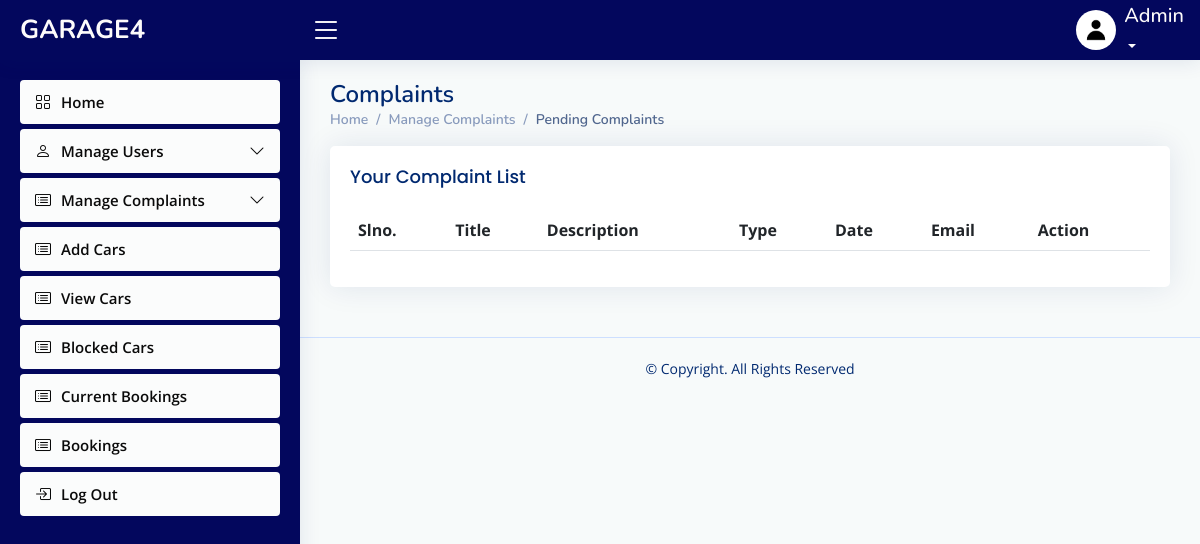
Before: /admin/pendingcomplaint.php with the older database file.
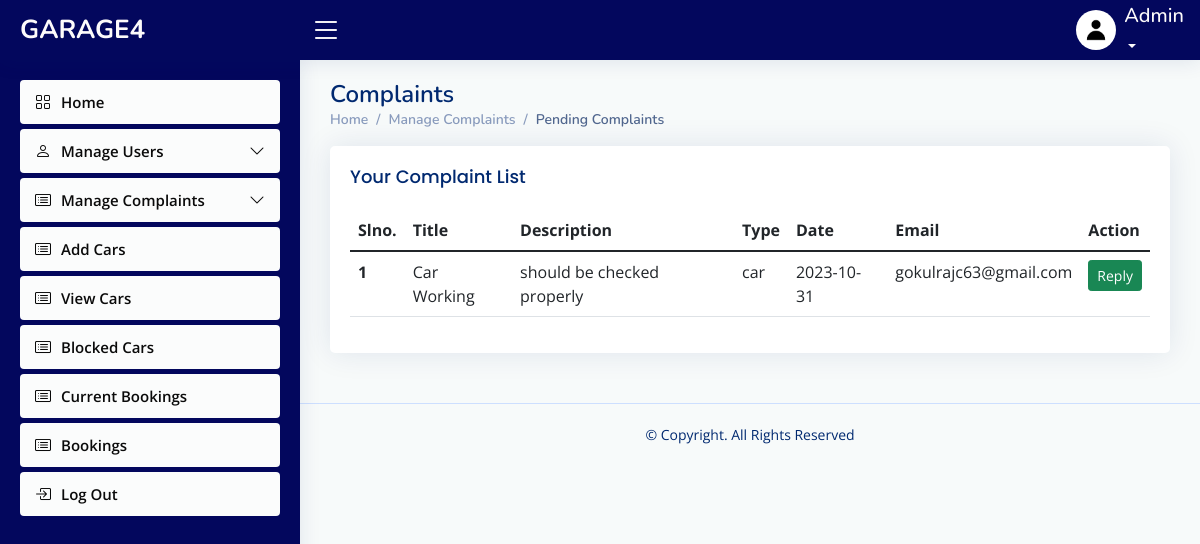
After: the same page with the newer database file.
### tables this page shows
CREATE TABLE `complaint` (
  `complaint_id` int(30) NOT NULL,
  `title` varchar(40) NOT NULL,
  `description` varchar(200) NOT NULL,
  `type` varchar(10) NOT NULL,
  `date` date NOT NULL,
  `email_id` varchar(50) NOT NULL,
  `reply` varchar(10) NOT NULL,
  `message` varchar(60) NOT NULL
);

### connect.php (called while the page is built, shortened)
<?php
$dbname="garage4";
$conn=mysqli_connect("localhost","root","",$dbname);
function select_data($sql)
{
  global $conn;
  $res = mysqli_query($conn, $sql);
  if ($res)
    return $res;
  else
    return False;
}
?>

### admin/pendingcomplaint.php (the view, shortened to what this page needs)
<?php
include("header.php");
?>
  <main id="main" class="main">
    <div class="pagetitle">
      <h1>Complaints</h1>
      <nav>
        <ol class="breadcrumb">
          <li class="breadcrumb-item"><a href="activeuser.php">Home</a></li>
          <li class="breadcrumb-item">Manage Complaints</a></li>
          <li class="breadcrumb-item active">Pending Complaints</li>
        </ol>
      </nav>
    </div>
    <div class="card">
          <div class="card-body">
            <h5 class="card-title">
            Your Complaint List
            </h5>
    <section class="section dashboard">
      <div class="row">
      <section class="section">
      <div class="row">
        <div class="col-lg-12">
              <table class="table datatable">
                <thead>
                  <tr>
                    <th scope="col">Slno.</th>
                    <th scope="col">Title</th>
                    <th scope="col">Description</th>
                    <th scope="col">Type</th>
                    <th scope="col">Date</th>
                    <th scope="col">Email</th>
                    <th scope="col">Action</th>
                  </tr>
                </thead>
                <tbody>
                <?php
               $sql = "SELECT * FROM complaint where  reply='0' ";
                $data=select_data($sql);
                $n=1;
                while ($row = mysqli_fetch_assoc($data)) {
                  ?>
                  <tr>
                  <th scope='row'><?php echo $n++; ?></th>
                 <td><?php echo  $row['title'] ?></td>
                 <td> <?php echo $row['description'] ?></td>
                 <td><?php echo $row['type'] ?></td>
                 <td><?php echo $row['date']?></td>
                 <td> <?php echo $row['email_id']  ?></td>
                 <td>
                      <div class="btn-group">
                        <a href="replay.php?id=<?php echo $row['complaint_id'] ?>" class="btn btn-success btn-sm">Reply</a>
                      </div>
                    </td>
                  <?php
                  }
                  ?>
                </tbody>
              </table>
            </div>
          </div>
        </div>
      </div>
  </main>

Changed rows visible on the page:
added complaint: title "Car Working", description "should be checked properly", type "car", date "2023-10-31", email "gokulrajc63@gmail.com"
